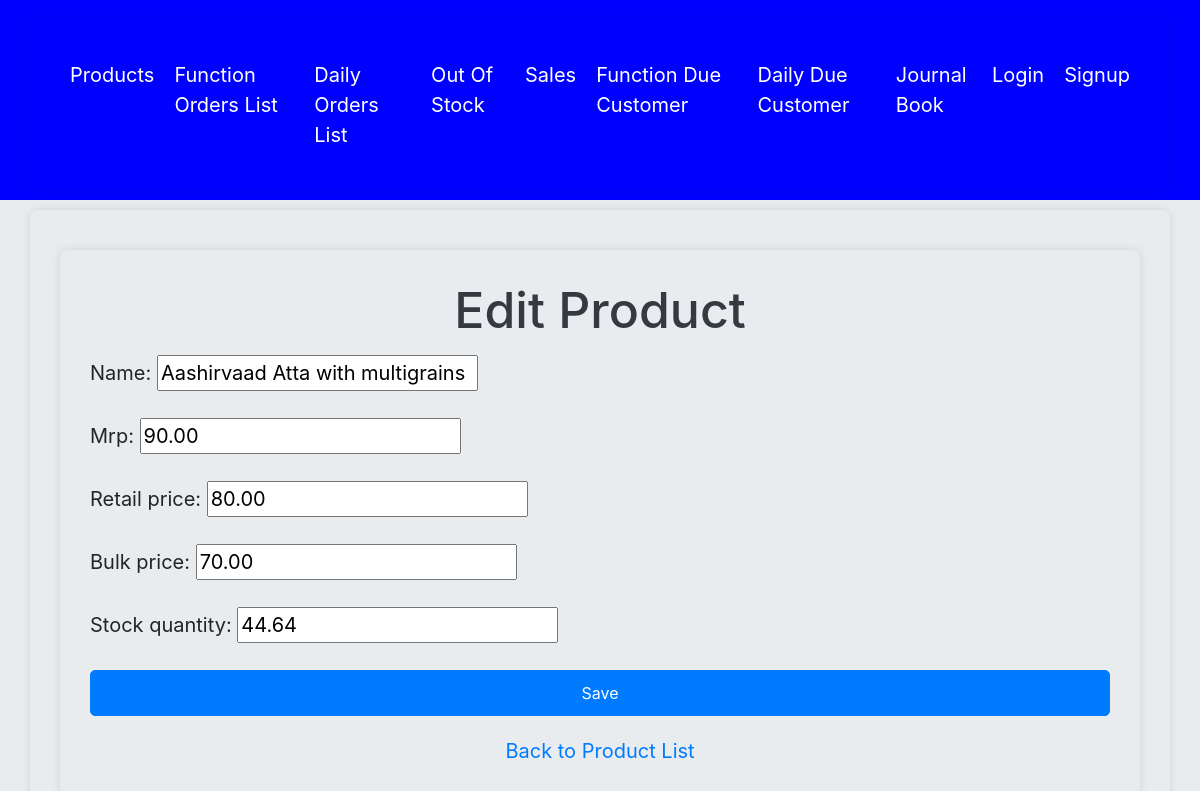
The page /products/edit/6/ on the database its author committed.
### accounts/models.py (models this page shows, shortened)
class Product(models.Model):
    name = models.CharField(max_length=255)
    Retail_price = models.DecimalField(max_digits=10, decimal_places=2,blank=True)
    Bulk_price = models.DecimalField(max_digits=10, decimal_places=2,blank=True)
    mrp = models.DecimalField(max_digits=10, decimal_places=2, blank=True,default=0)  # New MRP field
    stock_quantity = models.DecimalField(max_digits=10, decimal_places=2, default=Decimal('0.00'))  # Change to DecimalField
    created_at = models.DateTimeField(auto_now_add=True)
    updated_at = models.DateTimeField(auto_now=True)

### accounts/views.py (the view)
# urls.py: path('products/edit/<int:pk>/', views.product_update, name='product_update'),
def product_update(request, pk):
    product = get_object_or_404(Product, pk=pk)
    if request.method == 'POST':
        form = ProductForm(request.POST, instance=product)
        if form.is_valid():
            form.save()
            return redirect('product_list')
    else:
        form = ProductForm(instance=product)
    return render(request, 'product_form.html', {'form': form})

### accounts/forms.py
class ProductForm(forms.ModelForm):
    class Meta:
        model = Product
        fields = ['name', 'mrp', 'Retail_price', 'Bulk_price', 'stock_quantity']

### accounts/templates/product_form.html (shortened to what this page needs)
{% extends 'base.html' %}
{% block content %}
<head>
    <link rel="stylesheet" href="https://stackpath.bootstrapcdn.com/bootstrap/4.5.2/css/bootstrap.min.css">
</head>
<body>
    <div class="container">
        <h1>{{ form.instance.pk|yesno:"Edit Product, New Product" }}</h1>
        <form method="post">
            {{ form.as_p }}
            <button type="submit" class="btn btn-primary">Save</button>
        </form>
        <a href="{% url 'product_list' %}" class="back-link">Back to Product List</a>
    </div>
{% endblock %}

### accounts/templates/base.html (style rules this page uses)
html, body { height: 100%; margin: 0; font-size: 20px; }

### accounts/templates/product_form.html (style rules this page uses)
body { background-color: #e9ecef; font-size: 20px; margin: 0; }
.container { margin-top: 10px; padding: 30px; border-radius: 8px; box-shadow: 0 0 10px rgba(0, 0, 0, 0.1); }
h1 { text-align: center; margin-bottom: 15px; color: #343a40; }
.btn-primary { width: 100%; padding: 10px; font-size: 16px; }
.back-link { margin-top: 20px; display: block; text-align: center; }

### rows shown on the page
Product: instance.pk "Edit Product", name "Aashirvaad Atta with multigrains", mrp "90.00", Retail_price "80.00", Bulk_price "70.00", stock_quantity "44.64"
